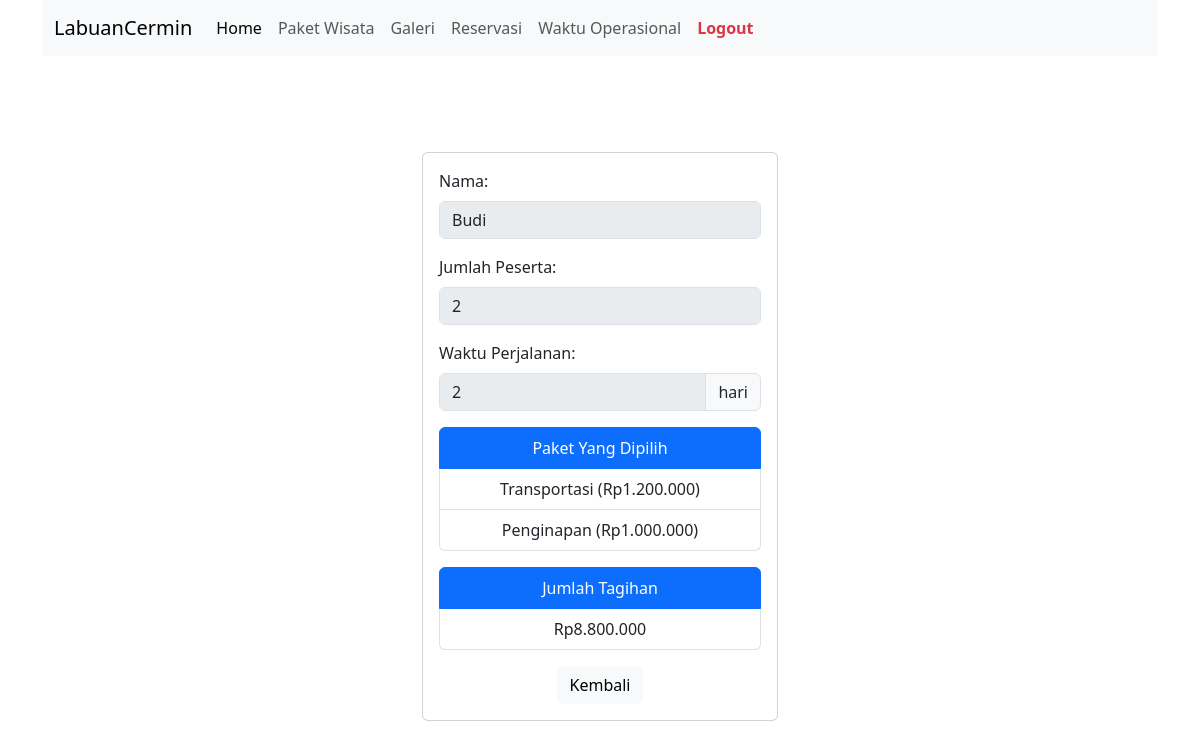
The page /admin/reservasi-detail.php?id=1 (signed in) on the database its author committed.
### tables this page shows
CREATE TABLE `reservations` (
  `id` int(11) NOT NULL AUTO_INCREMENT,
  `customer_name` varchar(20) NOT NULL,
  `number_of_day` int(11) NOT NULL,
  `number_of_participants` int(11) NOT NULL,
  `phone_number` varchar(12) NOT NULL,
  PRIMARY KEY (`id`)
);

CREATE TABLE `reservation_details` (
  `id` int(11) NOT NULL AUTO_INCREMENT,
  `reservation_id` int(11) NOT NULL,
  `service_id` int(11) NOT NULL,
  PRIMARY KEY (`id`),
  KEY `reservation_id` (`reservation_id`),
  KEY `service_id` (`service_id`),
  CONSTRAINT `reservation_details_ibfk_1` FOREIGN KEY (`reservation_id`) REFERENCES `reservations` (`id`),
  CONSTRAINT `reservation_details_ibfk_2` FOREIGN KEY (`service_id`) REFERENCES `services` (`id`)
);

CREATE TABLE `services` (
  `id` int(11) NOT NULL AUTO_INCREMENT,
  `name` varchar(100) NOT NULL,
  `price` int(11) NOT NULL,
  PRIMARY KEY (`id`)
);

CREATE TABLE `reservation_summary` (
  `id` int(11) NOT NULL AUTO_INCREMENT,
  `reservation_id` int(11) NOT NULL,
  `total_price` bigint(20) NOT NULL,
  PRIMARY KEY (`id`),
  KEY `reservation_id` (`reservation_id`),
  CONSTRAINT `reservation_summary_ibfk_1` FOREIGN KEY (`reservation_id`) REFERENCES `reservations` (`id`)
);

### helpers.php (called while the page is built, shortened)
<?php
if (!function_exists('local_currency_format')) {
    function local_currency_format($num)
    {
        return 'Rp' . number_format($num, 0, ',', '.');
    }
}

### admin/reservasi-detail.php (the view, shortened to what this page needs)
<?php
require_once '../conn.php';
require_once '../helpers.php';
$id = $_GET['id'];
$reservationQuery = "SELECT
    reservations.id,
    reservations.customer_name,
    reservations.number_of_day,
    reservations.number_of_participants,
    count(reservation_details.service_id) total_service
FROM
    reservations
JOIN
    reservation_details ON reservations.id = reservation_details.reservation_id
JOIN
    services ON reservation_details.service_id = services.id
    where reservations.id = $id";
$reservation = mysqli_query($conn, $reservationQuery);
$row = mysqli_fetch_assoc($reservation);
$servicesQuery = "select
    reservation_details.id,
    services.name,
    services.price
from
    reservation_details
    JOIN services ON reservation_details.service_id = services.id
where
    reservation_details.reservation_id = $id";
$services = mysqli_query($conn, $servicesQuery);
$totalPriceQuery = mysqli_query($conn, "SELECT id, reservation_id, total_price FROM reservation_summary WHERE reservation_id = $id");
$totalPriceResult = mysqli_fetch_assoc($totalPriceQuery);
?>
<?php include_once '../layouts/backend/header.php'; ?>
<?php include_once '../layouts/backend/navbar.php'; ?>
<div class="row justify-content-center pt-5 mt-5">
    <div class="col-md-4">
        <div class="card">
            <div class="card-body">
                <div class="mb-3">
                    <label for="customer_name" class="form-label">Nama:</label>
                    <input type="text" class="form-control" value="<?= $row['customer_name']; ?>" disabled>
                </div>
                <div class="mb-3">
                    <label for="number_of_day" class="form-label">Jumlah Peserta:</label>
                    <input type="number" class="form-control" value="<?= $row['number_of_participants'] ?>" disabled>
                </div>
                <div class="mb-3">
                    <label for="customer_name" class="form-label">Waktu Perjalanan:</label>
                    <div class="input-group">
                        <input type="number" value="<?= $row['number_of_day']; ?>" class="form-control" disabled>
                        <span class="input-group-text">hari</span>
                    </div>
                </div>
                <div class="mb-3">
                    <ul class="list-group text-center">
                        <li class="list-group-item active" aria-current="true">Paket Yang Dipilih</li>
                        <?php while ($service = mysqli_fetch_assoc($services)) : ?>
                            <li class="list-group-item"><?= $service['name']; ?> (<?= local_currency_format($service['price']); ?>)</li>
                        <?php endwhile; ?>
                    </ul>
                </div>
                <div class="mb-3">
                    <ul class="list-group text-center">
                        <li class="list-group-item active" aria-current="true">Jumlah Tagihan</li>
                        <li class="list-group-item"><?= local_currency_format($totalPriceResult['total_price']); ?></li>
                    </ul>
                </div>
                <div class="text-center">
                    <a href="./reservasi.php" class="btn btn-light">Kembali</a>
                </div>
            </div>
        </div>
    </div>
</div>
<?php include_once '../layouts/backend/footer.php'; ?>

### rows shown on the page
reservations: customer_name "Budi", number_of_participants "2", number_of_day "2"
reservation_details: service.name "Transportasi", service.price "Rp1.200.000"
reservation_details: service.name "Penginapan", service.price "Rp1.000.000"
reservation_summary: total_price "Rp8.800.000"
